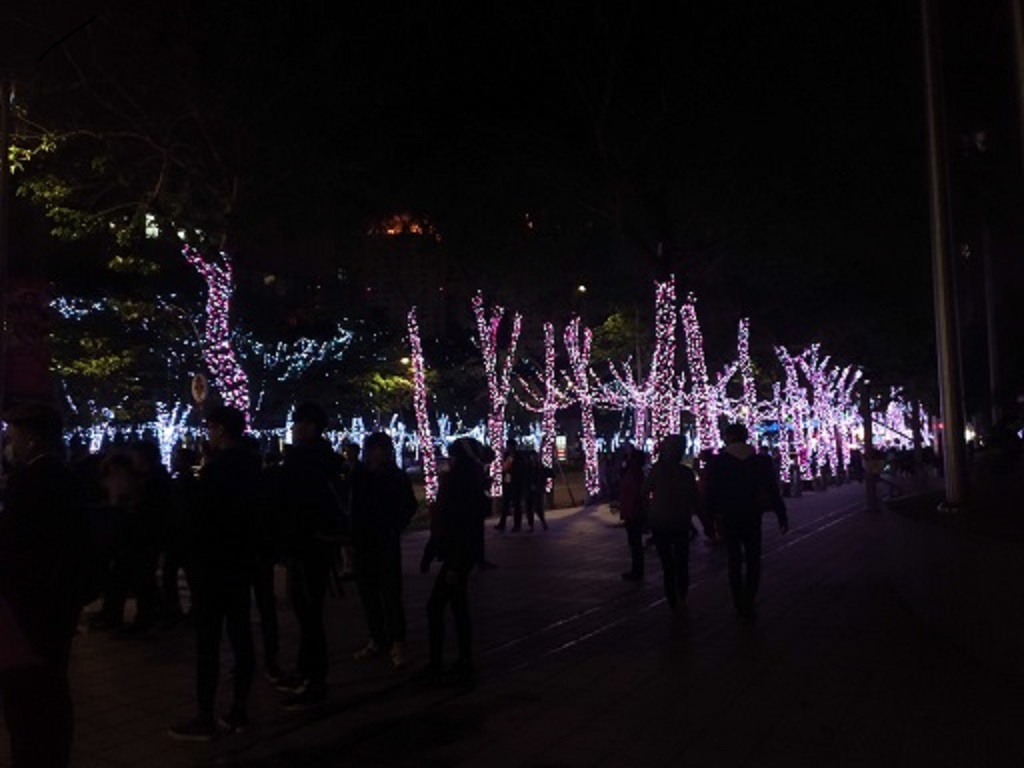
//> input picture project/ConsoleApplication2/ConsoleApplication2/P_20171210_185120_vHDR_Auto.jpg, 1024 x 768 px
$ ./ConsoleApplication2   (built with g++ and OpenCV 4)
//> lines starting //> are read from the running program, lines starting //| are printed output that depends on the picture
### project/ConsoleApplication2/ConsoleApplication2/stdafx.h
// stdafx.h : 可在此標頭檔中包含標準的系統 Include 檔，
// 或是經常使用卻很少變更的
// 專案專用 Include 檔案
//

#pragma once

#include "targetver.h"

#include <stdio.h>
#include <tchar.h>


// TODO:  在此參考您的程式所需要的其他標頭

### project/ConsoleApplication2/ConsoleApplication2/ConsoleApplication2.cpp
#include "stdafx.h"
#include<opencv2\core\core.hpp>
#include<opencv2\highgui\highgui.hpp>
#include<opencv2\imgproc\imgproc.hpp>
#include<iostream>
#include<vector>
#include <algorithm>

using namespace cv;
using namespace std;

//求暗通道
Mat darkChannel(Mat src)
{
	Mat rgbmin = Mat::zeros(src.rows, src.cols, CV_8UC1);
	Mat dark = Mat::zeros(src.rows, src.cols, CV_8UC1);
	Vec3b intensity;

	for (int m = 0; m<src.rows; m++)
	{
		for (int n = 0; n<src.cols; n++)
		{
			intensity = src.at<Vec3b>(m, n);
			rgbmin.at<uchar>(m, n) = min(min(intensity.val[0], intensity.val[1]), intensity.val[2]);
		}
	}

	//模板尺寸
	int scale = 7;
	//cout << "Please enter the mask scale: " << endl;
	//cin >> scale;

	//边界扩充
	int radius = (scale - 1) / 2;
	Mat border;
	//由于要求最小值，所以扩充的边界可以用复制边界填充
	copyMakeBorder(rgbmin, border, radius, radius, radius, radius, BORDER_REPLICATE);

	//最小值滤波
	for (int i = 0; i < src.cols; i++)
	{
		for (int j = 0; j < src.rows; j++)
		{
			//选取兴趣区域
			Mat roi;
			roi = border(Rect(i, j, scale, scale));

			//求兴趣区域的最小值
			double minVal = 0; double maxVal = 0;
			Point minLoc = 0; Point maxLoc = 0;
			minMaxLoc(roi, &minVal, &maxVal, &minLoc, &maxLoc, noArray());

			dark.at<uchar>(Point(i, j)) = (uchar)minVal;
		}
	}
	return dark;
}
uchar light(vector<uchar> inputIamgeMax)
{
	uchar maxA = 0;
	for (int i = 0; i < inputIamgeMax.size() - 1; i++)
	{

		if (maxA < inputIamgeMax[i + 1])
		{
			maxA = inputIamgeMax[i + 1];
		}
	}
	return maxA;
}


// [48 lines of commented-out code are left out]


int main(int argc, char* argv[])

{
	Mat image = imread("P_20171210_185120_vHDR_Auto.jpg",IMREAD_COLOR);
//> image is the input picture: 768 rows x 1024 cols, CV_8UC3; mean B, G, R 18.6, 14.3, 18.5
	//imshow("image", image);
	////invert
	for (int x = 0; x < image.rows; x++) {
		for (int y = 0; y < image.cols; y++) {
			for (int c = 0; c < 3; c++) {
				image.at<Vec3b>(x, y)[c] = 255 - image.at<Vec3b>(x, y)[c];
			}
		}
	}
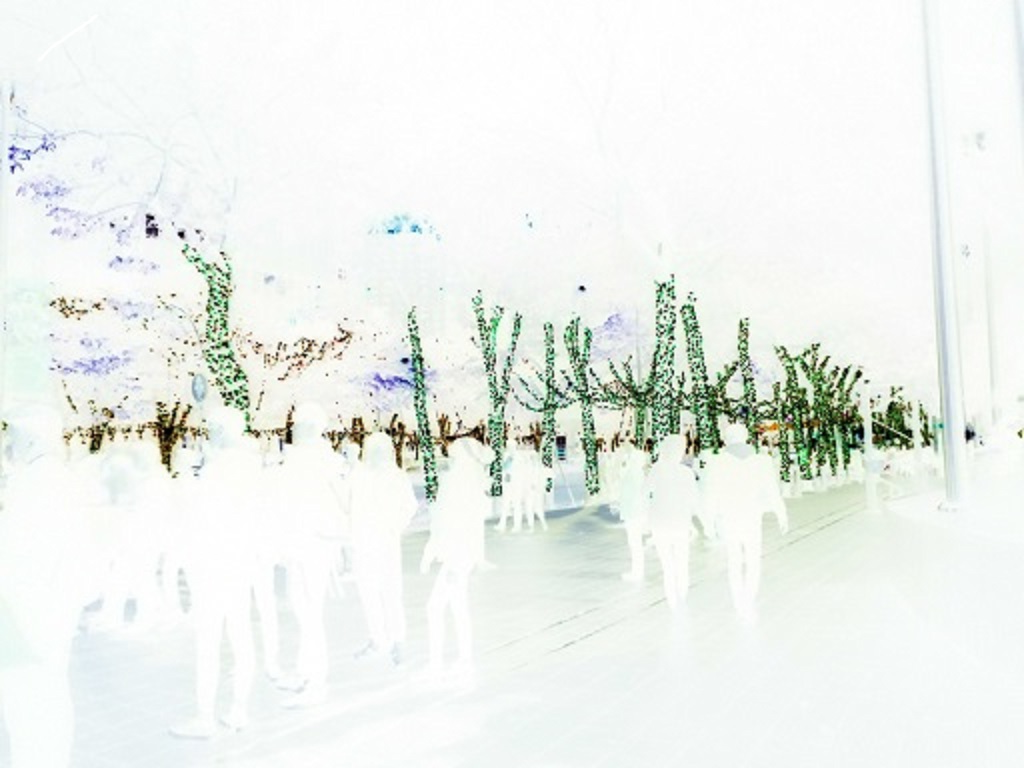
//> image: 768 rows x 1024 cols, CV_8UC3; mean B, G, R 236.4, 240.7, 236.5
	Mat darkChannel1 = darkChannel(image);
//> the loop in darkChannel, `for (int m = 0; m<src.rows; m++)` made 768 passes
//> intensity on passes 1 to 3: [250, 248, 240], [249, 247, 239], [249, 247, 239]
//> after the loop in darkChannel, `for (int m = 0; m<src.rows; m++)`:
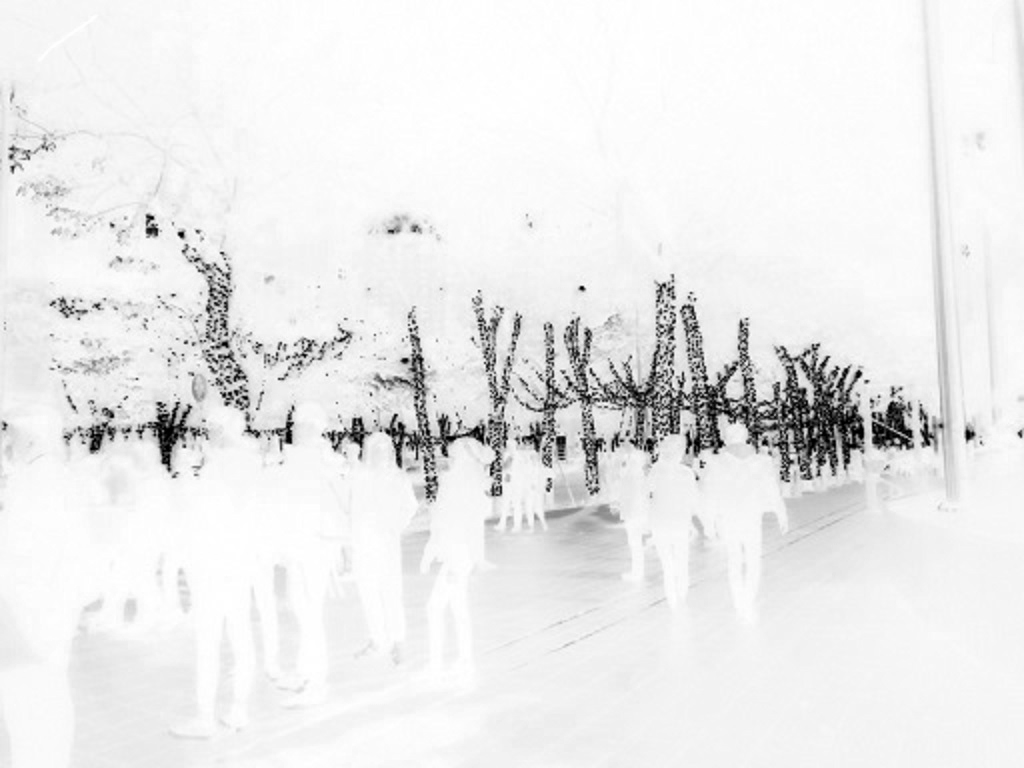
//> rgbmin: 768 rows x 1024 cols, CV_8UC1; min 0, max 255, mean 234.5
//> after the loop in darkChannel, `for (int m = 0; m<src.rows; m++)`: intensity = [248, 249, 245]
//> in darkChannel, `copyMakeBorder(rgbmin, border, radius, radius, radius, radius, BORDER_..`:
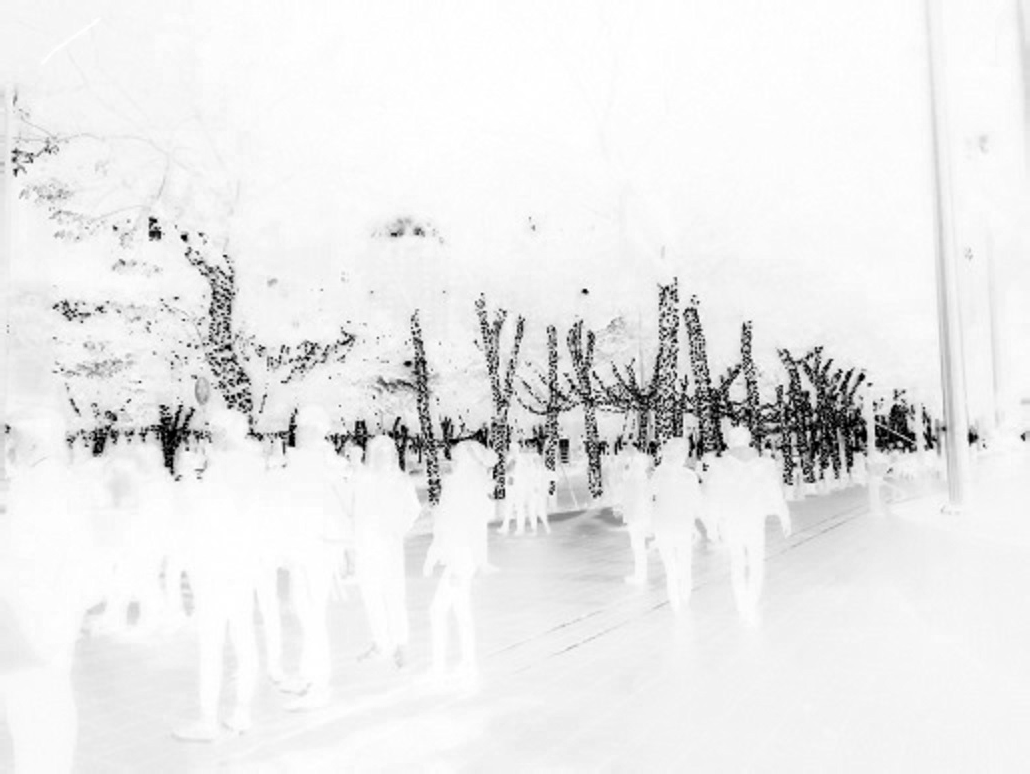
//> border: 774 rows x 1030 cols, CV_8UC1; min 0, max 255, mean 234.6
//> (the run ends here: the program needs code that is not available in this run, at `Point minLoc = 0; Point maxLoc = 0;`)
